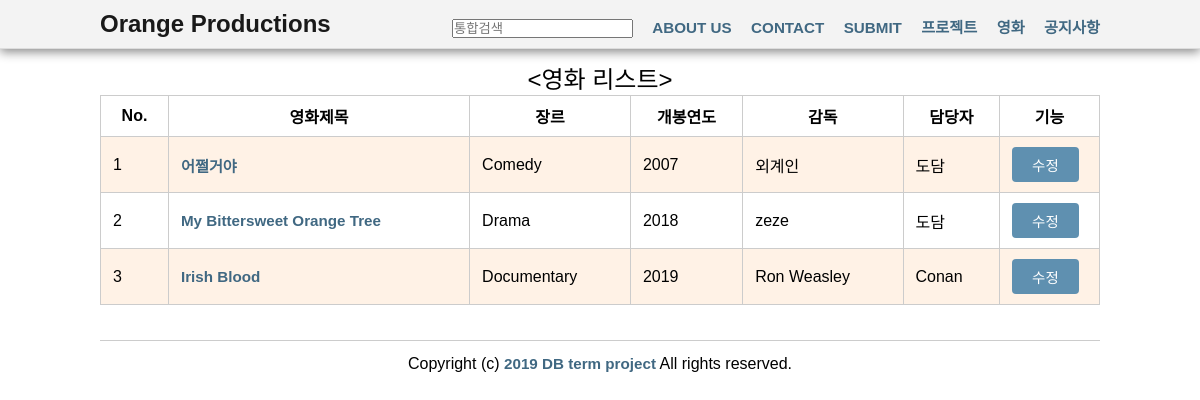
Screenshot of /orange-productions/movie_list.php with the database file from the repository.
### tables this page shows
CREATE TABLE `project` (
  `project_id` int(10) NOT NULL AUTO_INCREMENT,
  `project_name` varchar(40) NOT NULL,
  `genre` varchar(30) NOT NULL,
  `year` year(4) NOT NULL,
  `director` varchar(30) NOT NULL,
  `emp_id` int(10) NOT NULL,
  `synopsis` text NOT NULL,
  `stage_no` int(4) NOT NULL,
  PRIMARY KEY (`project_id`),
  KEY `emp_id` (`emp_id`),
  KEY `stage_no` (`stage_no`),
  CONSTRAINT `project_ibfk_1` FOREIGN KEY (`emp_id`) REFERENCES `employee` (`emp_id`),
  CONSTRAINT `project_ibfk_2` FOREIGN KEY (`stage_no`) REFERENCES `stage` (`stage_no`)
);

CREATE TABLE `employee` (
  `emp_id` int(10) NOT NULL AUTO_INCREMENT,
  `emp_name` varchar(40) DEFAULT NULL,
  `dept_id` int(10) DEFAULT NULL,
  `email` varchar(40) DEFAULT NULL,
  `work` text NOT NULL,
  PRIMARY KEY (`emp_id`),
  KEY `dept_id` (`dept_id`),
  CONSTRAINT `employee_ibfk_1` FOREIGN KEY (`dept_id`) REFERENCES `department` (`dept_id`)
);

### orange-productions/movie_list.php (the view, shortened to what this page needs)
<?
include "header.php";
include "config.php";
?>
<div class="container">
    <?
    $conn = dbconnect($host, $dbid, $dbpass, $dbname);
    $query = "select project_id, project_name, genre, year, director, emp_name, synopsis from project natural join employee where stage_no = 5 order by year asc";
    $res = mysqli_query($conn, $query);
    ?>
	<h4 align = "center"><영화 리스트></h4>
    <table class="table table-striped table-bordered">
        <thead>
        <tr align = "center">
            <th>No.</th>
            <th>영화제목</th>
            <th>장르</th>
            <th>개봉연도</th>
            <th>감독</th>
            <th>담당자</th>
            <th>기능</th>
        </tr>
        </thead>
        <tbody>
        <?
        $row_index = 1;
        while ($row = mysqli_fetch_array($res)) {
            echo "<tr>";
            echo "<td>{$row_index}</td>";
            echo "<td><a href='movie_view.php?project_id={$row['project_id']}'>{$row['project_name']}</a></td>";
            echo "<td>{$row['genre']}</td>";
            echo "<td>{$row['year']}</td>";
            echo "<td>{$row['director']}</td>";
            echo "<td>{$row['emp_name']}</td>";
            echo "<td width='10%'>
                <a href='project_form.php?project_id={$row['project_id']}'><button class='button primary small'>수정</button></a>
                </td>";
            echo "</tr>";
            $row_index++;
        }
        ?>
        </tbody>
    </table>
</div>
<? include("footer.php") ?>

### orange-productions/styles.css (style rules this page uses)
body { margin-top: 60px; }
.container { width: 1000px; margin: 0 auto; }
* { margin: 0; padding: 0; font-family: "Nanum Gothic", sans-serif; }
h1, h2, h3, h4, h5, h6 { font-weight: 500; }
h4 { font-size: 1.5em; }
a { font-size: .95em; font-weight: 700; text-decoration: none; color: #406882; }
.table { width: 100%; border-spacing: 0; border-collapse: collapse; text-align: left; margin-bottom: 35px; }
.table th, .table td { border-bottom: 1px #CCC solid; padding: 8px 12px; }
.table.table-striped tbody tr:nth-child(2n+1) { background-color: #fff2e6; }
.table.table-bordered { border: 1px #CCC solid; }
.table.table-bordered td, .table.table-bordered th { border: 1px #CCC solid; }
.button { border: 0; border-radius: 4px; cursor: pointer; margin:2px 0px 2px 0px; }
.button.small { padding: 7px 20px; font-size: .95em; }
.button.primary { color: #FFF; background: #5f90b0; }

### rows the page displays
project: project_name "어쩔거야", genre "Comedy", year "2007", director "외계인", emp.emp_name "도담"
project: project_name "My Bittersweet Orange Tree", genre "Drama", year "2018", director "zeze", emp.emp_name "도담"
project: project_name "Irish Blood", genre "Documentary", year "2019", director "Ron Weasley", emp.emp_name "Conan"
